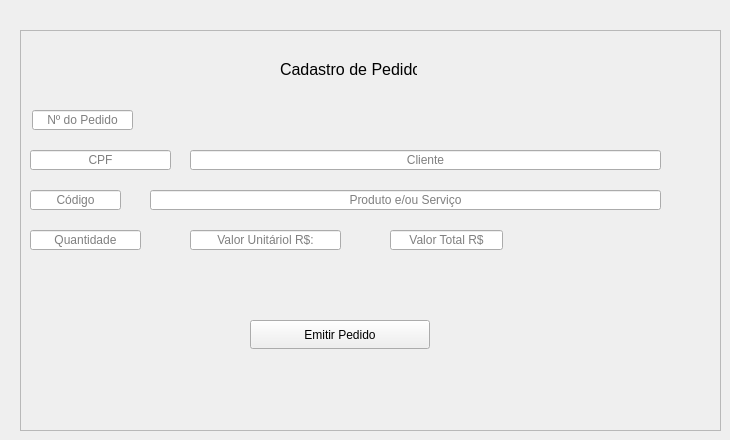
                <widget class="QWidget" name="tela_cad_pedido">
                 <attribute name="title">
                  <string>Cadastro</string>
                 </attribute>
                 <widget class="QFrame" name="frame_5">
                  <property name="geometry">
                   <rect>
                    <x>20</x>
                    <y>30</y>
                    <width>701</width>
                    <height>401</height>
                   </rect>
                  </property>
                  <property name="frameShape">
                   <enum>QFrame::StyledPanel</enum>
                  </property>
                  <property name="frameShadow">
                   <enum>QFrame::Raised</enum>
                  </property>
                  <widget class="QLabel" name="label_5">
                   <property name="geometry">
                    <rect>
                     <x>260</x>
                     <y>30</y>
                     <width>137</width>
                     <height>19</height>
                    </rect>
                   </property>
                   <property name="baseSize">
                    <size>
                     <width>0</width>
                     <height>8</height>
                    </size>
                   </property>
                   <property name="contextMenuPolicy">
                    <enum>Qt::NoContextMenu</enum>
                   </property>
                   <property name="text">
                    <string>&lt;html&gt;&lt;head/&gt;&lt;body&gt;&lt;p align=&quot;center&quot;&gt;&lt;span style=&quot; font-size:12pt;&quot;&gt;Cadastro de Pedido&lt;/span&gt;&lt;/p&gt;&lt;/body&gt;&lt;/html&gt;</string>
                   </property>
                   <property name="alignment">
                    <set>Qt::AlignCenter</set>
                   </property>
                  </widget>
                  <widget class="QLineEdit" name="txt_num_ped">
                   <property name="geometry">
                    <rect>
                     <x>12</x>
                     <y>80</y>
                     <width>101</width>
                     <height>20</height>
                    </rect>
                   </property>
                   <property name="alignment">
                    <set>Qt::AlignCenter</set>
                   </property>
                   <property name="placeholderText">
                    <string>Nº do Pedido</string>
                   </property>
                  </widget>
                  <widget class="QLineEdit" name="txt_desc">
                   <property name="geometry">
                    <rect>
                     <x>130</x>
                     <y>160</y>
                     <width>511</width>
                     <height>20</height>
                    </rect>
                   </property>
                   <property name="alignment">
                    <set>Qt::AlignCenter</set>
                   </property>
                   <property name="placeholderText">
                    <string>Produto e/ou Serviço</string>
                   </property>
                  </widget>
                  <widget class="QLineEdit" name="txt_valorunitario">
                   <property name="geometry">
                    <rect>
                     <x>170</x>
                     <y>200</y>
                     <width>151</width>
                     <height>20</height>
                    </rect>
                   </property>
                   <property name="maxLength">
                    <number>15</number>
                   </property>
                   <property name="alignment">
                    <set>Qt::AlignCenter</set>
                   </property>
                   <property name="placeholderText">
                    <string>Valor Unitáriol R$:</string>
                   </property>
                  </widget>
                  <widget class="QLineEdit" name="txt_qtde">
                   <property name="geometry">
                    <rect>
                     <x>10</x>
                     <y>200</y>
                     <width>111</width>
                     <height>20</height>
                    </rect>
                   </property>
                   <property name="maxLength">
                    <number>4</number>
                   </property>
                   <property name="alignment">
                    <set>Qt::AlignCenter</set>
                   </property>
                   <property name="placeholderText">
                    <string>Quantidade</string>
                   </property>
                  </widget>
                  <widget class="QLineEdit" name="txt_cliente">
                   <property name="geometry">
                    <rect>
                     <x>170</x>
                     <y>120</y>
                     <width>471</width>
                     <height>20</height>
                    </rect>
                   </property>
                   <property name="alignment">
                    <set>Qt::AlignCenter</set>
                   </property>
                   <property name="placeholderText">
                    <string>Cliente</string>
                   </property>
                  </widget>
                  <widget class="QPushButton" name="btn_cadastrar_pedido">
                   <property name="geometry">
                    <rect>
                     <x>230</x>
                     <y>290</y>
                     <width>180</width>
                     <height>29</height>
                    </rect>
                   </property>
                   <property name="minimumSize">
                    <size>
                     <width>180</width>
                     <height>29</height>
                    </size>
                   </property>
                   <property name="maximumSize">
                    <size>
                     <width>230</width>
                     <height>29</height>
                    </size>
                   </property>
                   <property name="cursor">
                    <cursorShape>PointingHandCursor</cursorShape>
                   </property>
                   <property name="text">
                    <string>Emitir Pedido</string>
                   </property>
                   <property name="autoRepeat">
                    <bool>false</bool>
                   </property>
                  </widget>
                  <widget class="QLineEdit" name="txt_cpf_pedido">
                   <property name="geometry">
                    <rect>
                     <x>10</x>
                     <y>120</y>
                     <width>141</width>
                     <height>20</height>
                    </rect>
                   </property>
                   <property name="inputMask">
                    <string/>
                   </property>
                   <property name="text">
                    <string/>
                   </property>
                   <property name="maxLength">
                    <number>11</number>
                   </property>
                   <property name="alignment">
                    <set>Qt::AlignCenter</set>
                   </property>
                   <property name="placeholderText">
                    <string>CPF</string>
                   </property>
                  </widget>
                  <widget class="QLineEdit" name="txt_cod_pedido">
                   <property name="geometry">
                    <rect>
                     <x>10</x>
                     <y>160</y>
                     <width>91</width>
                     <height>20</height>
                    </rect>
                   </property>
                   <property name="maxLength">
                    <number>4</number>
                   </property>
                   <property name="alignment">
                    <set>Qt::AlignCenter</set>
                   </property>
                   <property name="placeholderText">
                    <string>Código</string>
                   </property>
                  </widget>
                  <widget class="QLineEdit" name="txt_valortotal">
                   <property name="geometry">
                    <rect>
                     <x>370</x>
                     <y>200</y>
                     <width>113</width>
                     <height>20</height>
                    </rect>
                   </property>
                   <property name="maxLength">
                    <number>15</number>
                   </property>
                   <property name="alignment">
                    <set>Qt::AlignCenter</set>
                   </property>
                   <property name="placeholderText">
                    <string>Valor Total R$</string>
                   </property>
                  </widget>
                 </widget>
                </widget>
